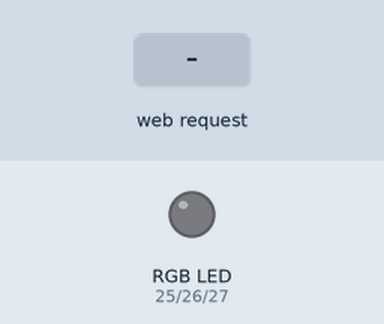
The sketch below on a simulated ESP32. On the bench: an RGB LED mixed from three pins (HIGH = lit). The test bench sets the inputs (shaded band). Dim RGB values are drawn brighter than linear; WiFi joins after 1.5 s; servers stay silent unless stated; what the sketch prints to the serial monitor is not drawn.

Above: at 2.7 s.
2.8 s: HTTP request GET /set?r=1&g=1&b=1 received
At 3.6 s:
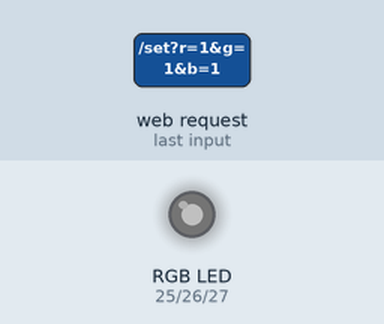
4.3 s: HTTP request GET /set?r=120&g=120&b=120 received
At 4.7 s:
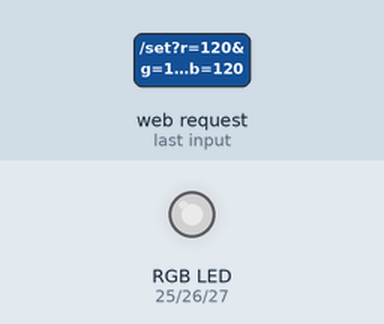
Timing chart, 0 to 7.3 s (numbered marks = the images above; inputs shaded):
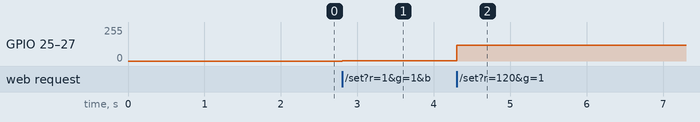

Measured:
- after the input at 2.8 s, GPIO 25 (RED_PIN), GPIO 26 (GREEN_PIN), GPIO 27 (BLUE_PIN): 0/255 → 1/255 at once
- after the input at 4.3 s, GPIO 25 (RED_PIN), GPIO 26 (GREEN_PIN), GPIO 27 (BLUE_PIN): 1/255 → 120/255 at once

The sketch:

Fase2_devkit.ino
```cpp
#include <WiFi.h>
#include <WebServer.h>

// ====== CONFIGURACIÓN DE PINES PWM ======
#define RED_PIN   25   // Puedes usar: 25, 26, 27, 14, 32, 33
#define GREEN_PIN 26
#define BLUE_PIN  27

// ====== CONFIGURACIÓN DE WIFI ======
const char* ssid = "TuSSID";
const char* password = "TuPassword";

// ====== SERVIDOR WEB ======
WebServer server(80);

// ====== CANALES PWM ======
const int freq = 5000;   // Frecuencia PWM (Hz)
const int resolution = 8; // Resolución (0-255)
const int chR = 0;
const int chG = 1;
const int chB = 2;

// ====== FUNCIÓN PARA CONFIGURAR COLOR ======
void setColor(uint8_t r, uint8_t g, uint8_t b) {
  // Si tu LED es de ÁNODO COMÚN, usa: 255 - valor
  ledcWrite(chR, r);
  ledcWrite(chG, g);
  ledcWrite(chB, b);

  Serial.printf("Color -> R:%d  G:%d  B:%d\n", r, g, b);
}

// ====== PÁGINA WEB ======
String htmlPage() {
  return R"rawliteral(
<!DOCTYPE html>
<html lang="es">
<head>
<meta charset="UTF-8">
<meta name="viewport" content="width=device-width, initial-scale=1.0">
<title>Control LED RGB ESP32 PWM</title>
<style>
  body {
    background: radial-gradient(circle at top, #1a237e, #000);
    color: white;
    font-family: 'Segoe UI', sans-serif;
    text-align: center;
    margin: 0;
    padding: 0;
  }
  h1 { margin-top: 30px; font-size: 2.2em; }
  .color-box {
    background: white;
    border-radius: 12px;
    display: inline-block;
    padding: 20px;
    margin-top: 40px;
  }
  input[type='color'] {
    width: 160px;
    height: 160px;
    border: none;
    border-radius: 10px;
    cursor: pointer;
  }
  button {
    margin-top: 20px;
    padding: 10px 25px;
    border: none;
    background: #00c853;
    color: white;
    font-size: 1.2em;
    border-radius: 8px;
    cursor: pointer;
  }
  button:hover { background: #00a94f; }
  #rgbValue { margin-top: 15px; font-size: 1.1em; }
  footer {
    margin-top: 50px;
    opacity: 0.8;
    font-size: 0.9em;
  }
</style>
</head>
<body>
  <h1>Control LED RGB (PWM) - ESP32</h1>
  <div class="color-box">
    <input type="color" id="colorInput" value="#00ff00">
    <div id="rgbValue">R:0 G:255 B:0</div>
    <button onclick="sendColor()">Enviar color</button>
  </div>
  <footer>Desarrollado para prácticas IoT con ESP32 ⚡</footer>

<script>
function sendColor() {
  const color = document.getElementById('colorInput').value;
  const r = parseInt(color.substr(1,2),16);
  const g = parseInt(color.substr(3,2),16);
  const b = parseInt(color.substr(5,2),16);
  document.getElementById('rgbValue').innerText = `R:${r} G:${g} B:${b}`;
  fetch(`/set?r=${r}&g=${g}&b=${b}`);
}
</script>
</body>
</html>
)rawliteral";
}

// ====== MANEJADORES DEL SERVIDOR ======
void handleRoot() {
  server.send(200, "text/html", htmlPage());
}

void handleSet() {
  if (server.hasArg("r") && server.hasArg("g") && server.hasArg("b")) {
    int r = server.arg("r").toInt();
    int g = server.arg("g").toInt();
    int b = server.arg("b").toInt();
    setColor(r, g, b);
    server.send(200, "text/plain", "OK");
  } else {
    server.send(400, "text/plain", "Error: faltan parámetros");
  }
}

// ====== SETUP ======
void setup() {
  Serial.begin(115200);

  // Configurar canales PWM
  ledcSetup(chR, freq, resolution);
  ledcSetup(chG, freq, resolution);
  ledcSetup(chB, freq, resolution);

  ledcAttachPin(RED_PIN, chR);
  ledcAttachPin(GREEN_PIN, chG);
  ledcAttachPin(BLUE_PIN, chB);

  // Apagar LED al inicio
  setColor(0, 0, 0);

  // Conexión WiFi
  WiFi.mode(WIFI_STA);
  WiFi.begin(ssid, password);
  Serial.print("Conectando a WiFi");

  while (WiFi.status() != WL_CONNECTED) {
    delay(500);
    Serial.print(".");
  }

  Serial.println("\n✅ Conectado a WiFi");
  Serial.print("🌐 IP del servidor: ");
  Serial.println(WiFi.localIP());

  // Configurar servidor
  server.on("/", handleRoot);
  server.on("/set", handleSet);
  server.begin();
  Serial.println("Servidor web iniciado 🚀");
}

// ====== LOOP ======
void loop() {
  server.handleClient();
}
```
